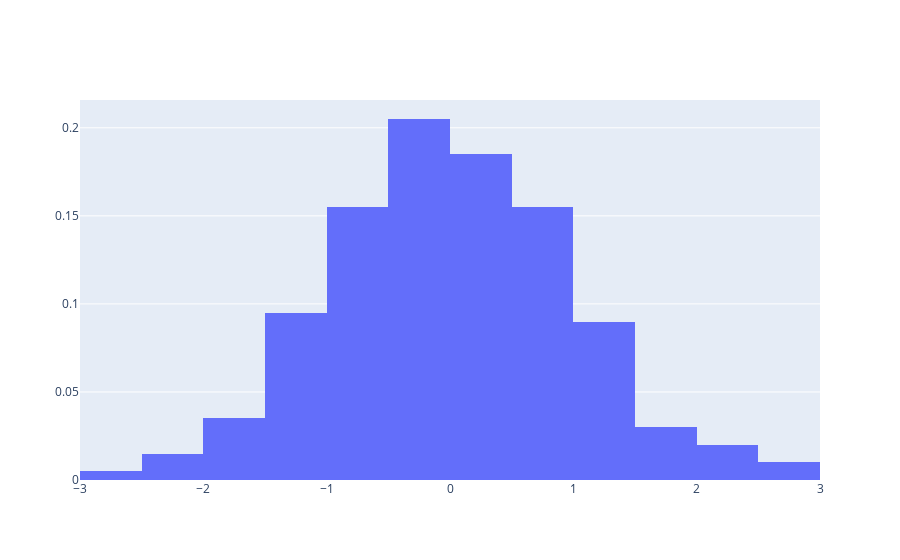

Notebook code for this chart:
### Code cell
data = [hist]
offline.iplot(data)

### Figure 1 — Plotly figure (JSON) as saved in the notebook; plotly's stock layout.template omitted (floating-point values rounded to 4 significant figures; data arrays with more than 128 entries replaced by an {"elided": "..."} marker saying what was removed)
{"data": [{"histnorm": "probability", "type": "histogram", "x": {"elided": "200 float values"}}], "layout": {}}
